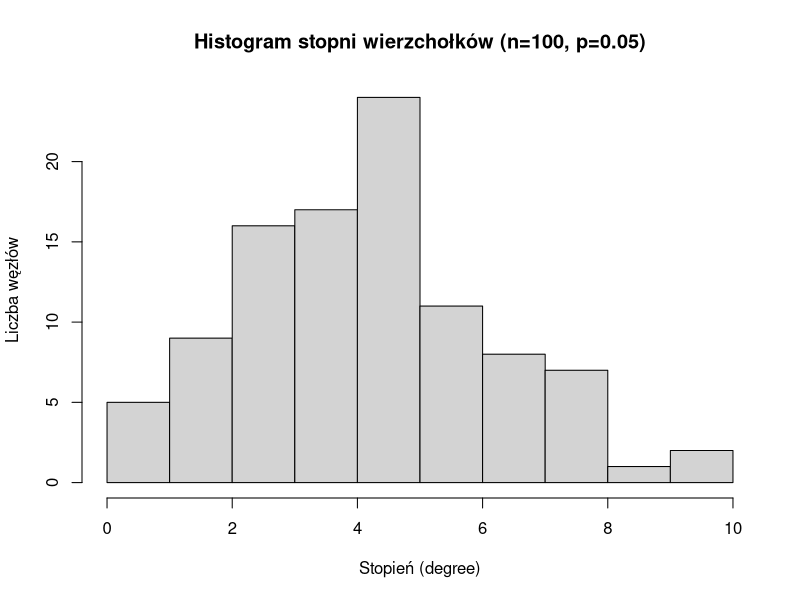
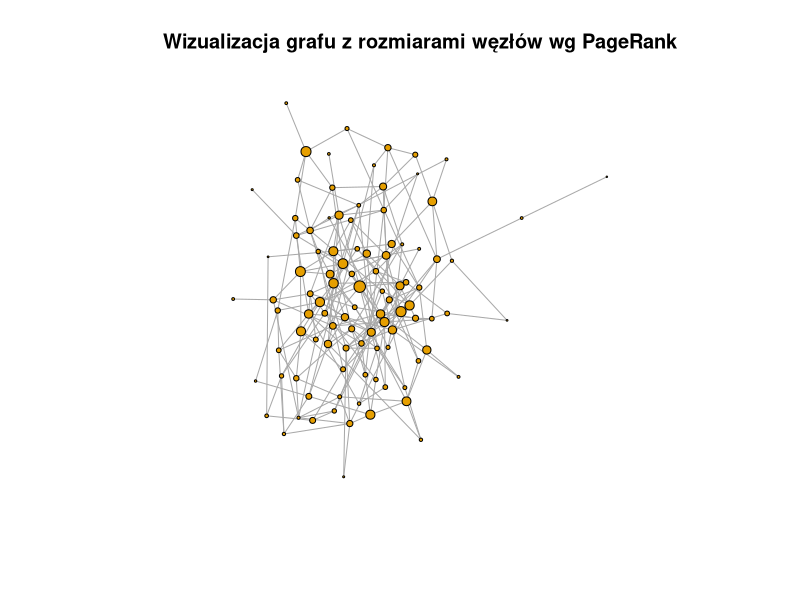

R code for these plots, in order:
# Zadanie 1 - grafy losowe

# Ustawienia wstępne (dla powtarzalności wyników)
set.seed(42)
library(igraph)

# 2. Generowanie sieci Erdos-Renyi o 100 wierzchołkach i p-o krawędzi 0.05
n <- 100
p <- 0.05
g <- erdos.renyi.game(n=n, p.or.m=p, directed=FALSE)

# 3. Podsumowanie grafu
summary(g)

# Czy graf jest ważony?
is_weighted_first <- is_weighted(g)
# Odpowiedź: 
cat("Is graph weighted (first one)?:", is_weighted_first, "\n\n")
# Wykorzystano tutaj funkcję is_weighted, która sprawdza czy graf jest
# ważony i otrzymano wartość FALSE

# 4. Wylistowanie wszystkich wierzchołków i krawędzi
cat("Vertices:")
print(V(g))
cat("Edges:")
print(E(g))

# 5. Ustawienie wag wszystkich krawędzi na losowe z zakresu [0.01; 1]
E(g)$weight <- runif(length(E(g)), min=0.01, max=1)

# 6. Podsumowanie grafu
summary(g)

# Czy graf jest ważony?
is_weighted_second <- is_weighted(g)
# Odpowiedź: 
cat("Is graph weighted (second one)?:", is_weighted_second, "\n\n")
# Ponownie ykorzystano tutaj funkcję is_weighted, która sprawdza czy graf jest
# ważony i otrzymano tym razem wartość TRUE, co jest wynikiem ustawienia wag
# w punkcie 5. Dodatkowo w podsumowaniu (summary) pojawił się nowy
# atrybut (weight)

# 7. Jaki jest stopień każdego węzła?
deg <- degree(g)
# Odpowiedź:
cat("Degrees:\n")
print(deg)
# stopień każdego węzła prezentuje wypisana lista stopni, gdzie każdy indeks
# w liście odpowiada danemu węzłowi, a liczba przypisana do tego indeksu
# opisuje stopień tego węzła

# Histogram stopni węzłów
hist(
  deg,
  breaks=seq(0, max(deg), by=1),
  main=paste("Histogram stopni wierzchołków (n=", n, ", p=", p, ")", sep=""),
  xlab="Stopień (degree)",
  ylab="Liczba węzłów"
)

# 8. Klastry w grafie (connected components)
comp <- components(g)

# Ile jest klastrów w grafie?
num_comp <- comp$no
# Odpowiedź: 
cat("Number of connected components:", num_comp, "\n")
# w stworzonym grafie powstał tylko 1 klastr

# 9. wizualizacja grafu
# PageRank
pr <- page.rank(g)$vector

plot(g, vertex.size=pr*300, vertex.label=NA, edge.arrow.size=.2,
     main="Wizualizacja grafu z rozmiarami węzłów wg PageRank")
